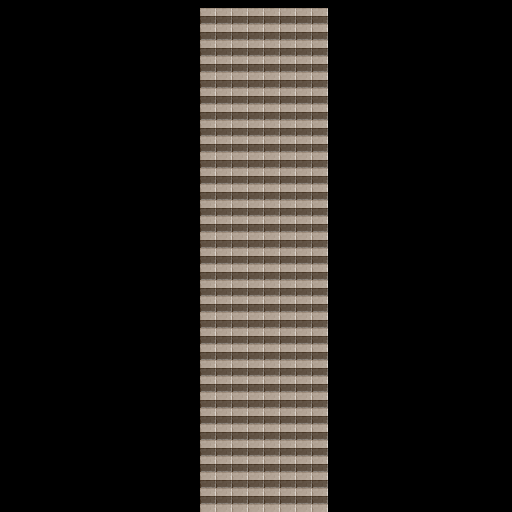

A 2D game scene composited from a Tiled map and its tileset images. What follows is a short description and the map's XML, with each tile layer's data collapsed to a summary:
An orthogonal 64x64 tile map with 8x8 px tiles, 1 tile layer (Tile Layer 1).

<map version="1.1" tiledversion="2018.09.12" orientation="orthogonal" renderorder="right-down" width="64" height="64" tilewidth="8" tileheight="8" infinite="0" nextlayerid="2" nextobjectid="1">
 <tileset firstgid="1" name="dungeon_tiles" tilewidth="8" tileheight="8" tilecount="4096" columns="64">
  <image source="../images/dungeon_tiles.png" width="512" height="512" />
  <tile id="256" terrain="0,0,0,0" />
  <tile id="260" terrain="0,0,," />
  <tile id="321" terrain="0,0,0," />
  <tile id="330" terrain="0,0,,0" />
  <tile id="448" terrain="0,,0," />
  <tile id="451" terrain=",,,0" />
  <tile id="452" terrain=",,0," />
  <tile id="459" terrain=",0,,0" />
  <tile id="515" terrain=",0,," />
  <tile id="516" terrain="0,,," />
  <tile id="897" terrain="0,,0,0" />
  <tile id="906" terrain=",0,0,0" />
  <tile id="963" terrain=",,0,0" />
 </tileset>
 <layer id="1" name="Tile Layer 1" width="64" height="64">
  <data>[4096 cells, 1008 non-empty, 4 distinct tile ids]</data>
 </layer>
</map>
